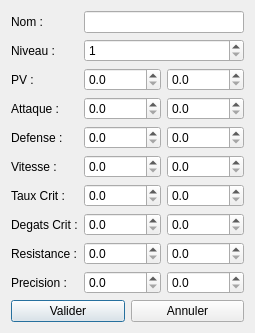
<?xml version="1.0" encoding="UTF-8"?>
<ui version="4.0">
 <class>DialogAjoutPersonnage</class>
 <widget class="QDialog" name="DialogAjoutPersonnage">
  <property name="windowTitle">
   <string>Créer un personnage</string>
  </property>
  <layout class="QVBoxLayout" name="verticalLayout">
   <item>
    <layout class="QGridLayout" name="formLayout">

     <!-- Nom -->
     <item row="0" column="0">
      <widget class="QLabel" name="labelNom">
       <property name="text"><string>Nom :</string></property>
      </widget>
     </item>
     <item row="0" column="1" colspan="2">
      <widget class="QLineEdit" name="lineEditNom"/>
     </item>

     <!-- Niveau -->
     <item row="1" column="0">
      <widget class="QLabel" name="labelNiveau">
       <property name="text"><string>Niveau :</string></property>
      </widget>
     </item>
     <item row="1" column="1" colspan="2">
      <widget class="QSpinBox" name="spinBoxNiveau">
       <property name="minimum"><number>1</number></property>
       <property name="maximum"><number>100</number></property>
      </widget>
     </item>

     <!-- Génération des stats -->
     <!-- Pour chaque : label + base + bonus -->
     <!-- Toutes avec decimals = 1 -->

     <!-- Exemple pour PV -->
     <!-- Les lignes suivantes suivent le même modèle -->

     <!-- PV -->
     <item row="2" column="0"><widget class="QLabel" name="labelPV"><property name="text"><string>PV :</string></property></widget></item>
     <item row="2" column="1"><widget class="QDoubleSpinBox" name="spinBoxPVBase"><property name="decimals"><number>1</number></property><property name="minimum"><double>0.0</double></property><property name="maximum"><double>1000000.0</double></property></widget></item>
     <item row="2" column="2"><widget class="QDoubleSpinBox" name="spinBoxPVBonus"><property name="decimals"><number>1</number></property><property name="minimum"><double>0.0</double></property><property name="maximum"><double>1000000.0</double></property></widget></item>

     <!-- Attaque -->
     <item row="3" column="0"><widget class="QLabel" name="labelAttaque"><property name="text"><string>Attaque :</string></property></widget></item>
     <item row="3" column="1"><widget class="QDoubleSpinBox" name="spinBoxAttaqueBase"><property name="decimals"><number>1</number></property><property name="minimum"><double>0.0</double></property><property name="maximum"><double>1000000.0</double></property></widget></item>
     <item row="3" column="2"><widget class="QDoubleSpinBox" name="spinBoxAttaqueBonus"><property name="decimals"><number>1</number></property><property name="minimum"><double>0.0</double></property><property name="maximum"><double>1000000.0</double></property></widget></item>

     <!-- Defense -->
     <item row="4" column="0"><widget class="QLabel" name="labelDefense"><property name="text"><string>Defense :</string></property></widget></item>
     <item row="4" column="1"><widget class="QDoubleSpinBox" name="spinBoxDefenseBase"><property name="decimals"><number>1</number></property><property name="minimum"><double>0.0</double></property><property name="maximum"><double>1000000.0</double></property></widget></item>
     <item row="4" column="2"><widget class="QDoubleSpinBox" name="spinBoxDefenseBonus"><property name="decimals"><number>1</number></property><property name="minimum"><double>0.0</double></property><property name="maximum"><double>1000000.0</double></property></widget></item>

     <!-- Vitesse -->
     <item row="5" column="0"><widget class="QLabel" name="labelVitesse"><property name="text"><string>Vitesse :</string></property></widget></item>
     <item row="5" column="1"><widget class="QDoubleSpinBox" name="spinBoxVitesseBase"><property name="decimals"><number>1</number></property><property name="minimum"><double>0.0</double></property><property name="maximum"><double>1000000.0</double></property></widget></item>
     <item row="5" column="2"><widget class="QDoubleSpinBox" name="spinBoxVitesseBonus"><property name="decimals"><number>1</number></property><property name="minimum"><double>0.0</double></property><property name="maximum"><double>1000000.0</double></property></widget></item>

     <!-- Taux Crit -->
     <item row="6" column="0"><widget class="QLabel" name="labelTauxcrit"><property name="text"><string>Taux Crit :</string></property></widget></item>
     <item row="6" column="1"><widget class="QDoubleSpinBox" name="spinBoxTauxcritBase"><property name="decimals"><number>1</number></property><property name="minimum"><double>0.0</double></property><property name="maximum"><double>1000000.0</double></property></widget></item>
     <item row="6" column="2"><widget class="QDoubleSpinBox" name="spinBoxTauxcritBonus"><property name="decimals"><number>1</number></property><property name="minimum"><double>0.0</double></property><property name="maximum"><double>1000000.0</double></property></widget></item>

     <!-- Degats Crit -->
     <item row="7" column="0"><widget class="QLabel" name="labelDegatsCrit"><property name="text"><string>Degats Crit :</string></property></widget></item>
     <item row="7" column="1"><widget class="QDoubleSpinBox" name="spinBoxDegatsCritBase"><property name="decimals"><number>1</number></property><property name="minimum"><double>0.0</double></property><property name="maximum"><double>1000000.0</double></property></widget></item>
     <item row="7" column="2"><widget class="QDoubleSpinBox" name="spinBoxDegatsCritBonus"><property name="decimals"><number>1</number></property><property name="minimum"><double>0.0</double></property><property name="maximum"><double>1000000.0</double></property></widget></item>

     <!-- Resistance -->
     <item row="8" column="0"><widget class="QLabel" name="labelResistance"><property name="text"><string>Resistance :</string></property></widget></item>
     <item row="8" column="1"><widget class="QDoubleSpinBox" name="spinBoxResistanceBase"><property name="decimals"><number>1</number></property><property name="minimum"><double>0.0</double></property><property name="maximum"><double>1000000.0</double></property></widget></item>
     <item row="8" column="2"><widget class="QDoubleSpinBox" name="spinBoxResistanceBonus"><property name="decimals"><number>1</number></property><property name="minimum"><double>0.0</double></property><property name="maximum"><double>1000000.0</double></property></widget></item>

     <!-- Precision -->
     <item row="9" column="0"><widget class="QLabel" name="labelPrecision"><property name="text"><string>Precision :</string></property></widget></item>
     <item row="9" column="1"><widget class="QDoubleSpinBox" name="spinBoxPrecisionBase"><property name="decimals"><number>1</number></property><property name="minimum"><double>0.0</double></property><property name="maximum"><double>1000000.0</double></property></widget></item>
     <item row="9" column="2"><widget class="QDoubleSpinBox" name="spinBoxPrecisionBonus"><property name="decimals"><number>1</number></property><property name="minimum"><double>0.0</double></property><property name="maximum"><double>1000000.0</double></property></widget></item>
    </layout>
   </item>

   <!-- Boutons -->
   <item>
    <layout class="QHBoxLayout" name="buttonLayout">
     <item>
      <widget class="QPushButton" name="buttonValider"><property name="text"><string>Valider</string></property></widget>
     </item>
     <item>
      <widget class="QPushButton" name="buttonAnnuler"><property name="text"><string>Annuler</string></property></widget>
     </item>
    </layout>
   </item>
  </layout>
 </widget>
 <resources/>
 <connections/>
</ui>
